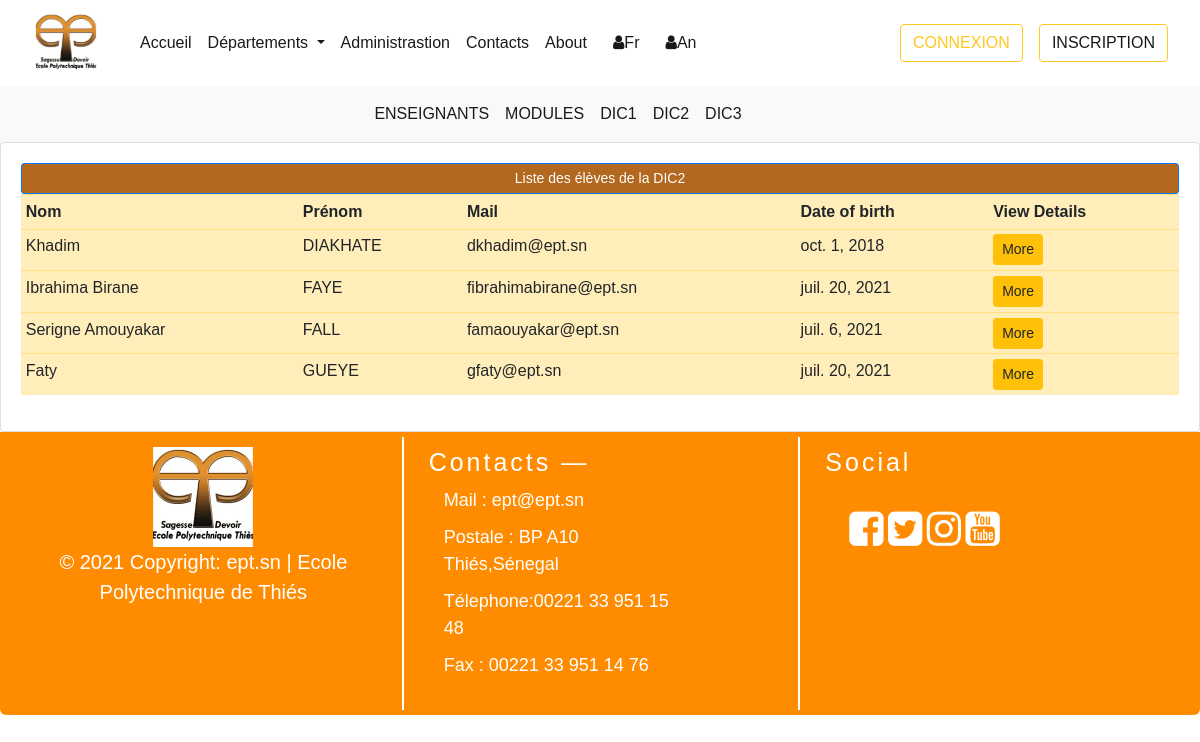
Page /fr/departement/git/dic2 on the committed database.
### departements/models.py (models this page shows, shortened)
class Utilisateur(models.Model):  # COMM0N
    first_name = models.CharField(max_length=300, null=True)
    last_name = models.CharField(max_length=300, null=True)
    mail_user =  models.EmailField(max_length=300, null= True)
    class Meta:
        abstract = True

class EtudiantModel(Utilisateur):  # STUDENT
    CATEGORY = (
            ('GIT', 'GIT'),
            ('GEM', 'GEM'),
            ('GC', 'GC'),
            ('AERO', 'AERO'),
            ('TC', 'TC')
        )
    LEVEL = (
            ('TC1', 'TC1'),
            ('TC2', 'TC2'),
            ('DIC1', 'DIC1'),
            ('DIC2', 'DIC2'),
            ('DIC3', 'DIC3')
        )
    date_of_birth = models.DateField(null=True)
    place_of_birth = models.CharField(max_length=300, null=True)
    depart = models.CharField(max_length = 200, null = True, choices = CATEGORY)
    ma_classe = models.CharField(max_length = 200, null = True, choices = LEVEL )
    class Meta :
        verbose_name = "Etudiant"

### departements/views.py (the view)
# urls.py: path("departement/git/dic2", dic2git, name="dic2git"),
def dic2git(request):
    students = EtudiantModel.objects.filter(ma_classe = 'DIC2').filter(depart = 'GIT')
    context = {'students': students, "classe" : "DIC2"}
    return render(request, "departements/dept_git/dic2.html", context)

### templates/departements/dept_git/dic2.html (shortened to what this page needs)
{% extends "home/base.html" %}
{% block content %}
{% include 'departements/menu_nav_dep.html' %}
<div class="container">
    <div class="row">
        <div class="col-md-12">
            <div class="card card-body">
                <span class="btn btn-primary btn-sm btn-block" style="background-color: #b2681e;">Liste des élèves de la {{classe}} </span>
                <table class="table table-sm table-warning">
                    <tr>
                        <th>Nom</th>
                        <th>Prénom</th>
                        <th>Mail</th>
                        <th>Date of birth</th>
                        <th>View Details</th>
                    </tr>
                    {% for student in students %}
                        <tr>
                            <td>{{ student.first_name }}</td>
                            <td>{{ student.last_name |upper }}</td>
                            <td>{{ student.mail_user }}</td>
                            <td>{{ student.date_of_birth }}</td>
                            <td><a class="btn btn-sm btn-warning" href="{% url 'dic2git_details' student.id %}">More</a></td>
                        </tr>
                    {% endfor%}
                </table>
            </div>
        </div>
    </div>
{% endblock %}

### templates/home/connexion.html (style rules this page uses)
body { font-family: Arial, Helvetica, sans-serif; }

### rows in the picture
EtudiantModel: first_name "Khadim", last_name "DIAKHATE", mail_user "dkhadim@ept.sn", date_of_birth "oct. 1, 2018"
EtudiantModel: first_name "Ibrahima Birane", last_name "FAYE", mail_user "fibrahimabirane@ept.sn", date_of_birth "juil. 20, 2021"
EtudiantModel: first_name "Serigne Amouyakar", last_name "FALL", mail_user "famaouyakar@ept.sn", date_of_birth "juil. 6, 2021"
EtudiantModel: first_name "Faty", last_name "GUEYE", mail_user "gfaty@ept.sn", date_of_birth "juil. 20, 2021"

### other values in the picture
{{ classe }} "DIC2"
